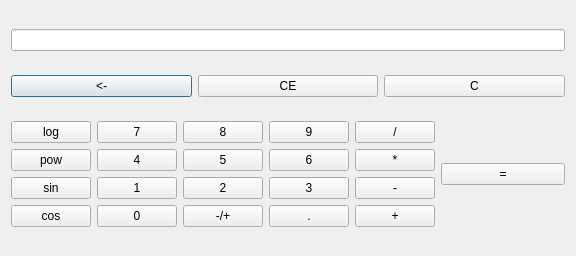
<?xml version="1.0" encoding="UTF-8"?>
<ui version="4.0">
 <class>dlgLayout</class>
 <widget class="QDialog" name="dlgLayout">
  <property name="geometry">
   <rect>
    <x>0</x>
    <y>0</y>
    <width>576</width>
    <height>256</height>
   </rect>
  </property>
  <property name="windowTitle">
   <string>CalcDialog</string>
  </property>
  <layout class="QVBoxLayout" name="verticalLayout">
   <item>
    <widget class="QLineEdit" name="lineEdit"/>
   </item>
   <item>
    <layout class="QHBoxLayout" name="bccKeysLayout">
     <item>
      <widget class="QPushButton" name="pushButton">
       <property name="text">
        <string>&lt;-</string>
       </property>
      </widget>
     </item>
     <item>
      <widget class="QPushButton" name="pushButton_2">
       <property name="text">
        <string>CE</string>
       </property>
      </widget>
     </item>
     <item>
      <widget class="QPushButton" name="pushButton_3">
       <property name="text">
        <string>C</string>
       </property>
      </widget>
     </item>
    </layout>
   </item>
   <item>
    <layout class="QHBoxLayout" name="mainKeysLayout">
     <item>
      <layout class="QGridLayout" name="gridLayout">
       <item row="0" column="0">
        <widget class="QPushButton" name="pushButton_23">
         <property name="text">
          <string>log</string>
         </property>
        </widget>
       </item>
       <item row="0" column="1">
        <widget class="QPushButton" name="pushButton_4">
         <property name="text">
          <string>7</string>
         </property>
        </widget>
       </item>
       <item row="0" column="2">
        <widget class="QPushButton" name="pushButton_7">
         <property name="text">
          <string>8</string>
         </property>
        </widget>
       </item>
       <item row="0" column="3">
        <widget class="QPushButton" name="pushButton_5">
         <property name="text">
          <string>9</string>
         </property>
        </widget>
       </item>
       <item row="0" column="4">
        <widget class="QPushButton" name="pushButton_6">
         <property name="text">
          <string>/</string>
         </property>
        </widget>
       </item>
       <item row="1" column="0">
        <widget class="QPushButton" name="pushButton_22">
         <property name="text">
          <string>pow</string>
         </property>
        </widget>
       </item>
       <item row="1" column="1">
        <widget class="QPushButton" name="pushButton_8">
         <property name="text">
          <string>4</string>
         </property>
        </widget>
       </item>
       <item row="1" column="2">
        <widget class="QPushButton" name="pushButton_9">
         <property name="text">
          <string>5</string>
         </property>
        </widget>
       </item>
       <item row="1" column="3">
        <widget class="QPushButton" name="pushButton_10">
         <property name="text">
          <string>6</string>
         </property>
        </widget>
       </item>
       <item row="1" column="4">
        <widget class="QPushButton" name="pushButton_11">
         <property name="text">
          <string>*</string>
         </property>
        </widget>
       </item>
       <item row="2" column="0">
        <widget class="QPushButton" name="pushButton_21">
         <property name="text">
          <string>sin</string>
         </property>
        </widget>
       </item>
       <item row="2" column="1">
        <widget class="QPushButton" name="pushButton_12">
         <property name="text">
          <string>1</string>
         </property>
        </widget>
       </item>
       <item row="2" column="2">
        <widget class="QPushButton" name="pushButton_13">
         <property name="text">
          <string>2</string>
         </property>
        </widget>
       </item>
       <item row="2" column="3">
        <widget class="QPushButton" name="pushButton_14">
         <property name="text">
          <string>3</string>
         </property>
        </widget>
       </item>
       <item row="2" column="4">
        <widget class="QPushButton" name="pushButton_15">
         <property name="text">
          <string>-</string>
         </property>
        </widget>
       </item>
       <item row="3" column="0">
        <widget class="QPushButton" name="pushButton_24">
         <property name="text">
          <string>cos</string>
         </property>
        </widget>
       </item>
       <item row="3" column="1">
        <widget class="QPushButton" name="pushButton_16">
         <property name="text">
          <string>0</string>
         </property>
        </widget>
       </item>
       <item row="3" column="2">
        <widget class="QPushButton" name="pushButton_17">
         <property name="text">
          <string>-/+</string>
         </property>
        </widget>
       </item>
       <item row="3" column="3">
        <widget class="QPushButton" name="pushButton_18">
         <property name="text">
          <string>.</string>
         </property>
        </widget>
       </item>
       <item row="3" column="4">
        <widget class="QPushButton" name="pushButton_19">
         <property name="text">
          <string>+</string>
         </property>
        </widget>
       </item>
      </layout>
     </item>
     <item>
      <widget class="QPushButton" name="pushButton_20">
       <property name="text">
        <string>=</string>
       </property>
      </widget>
     </item>
    </layout>
   </item>
  </layout>
 </widget>
 <layoutdefault spacing="6" margin="11"/>
 <resources/>
 <connections/>
</ui>
